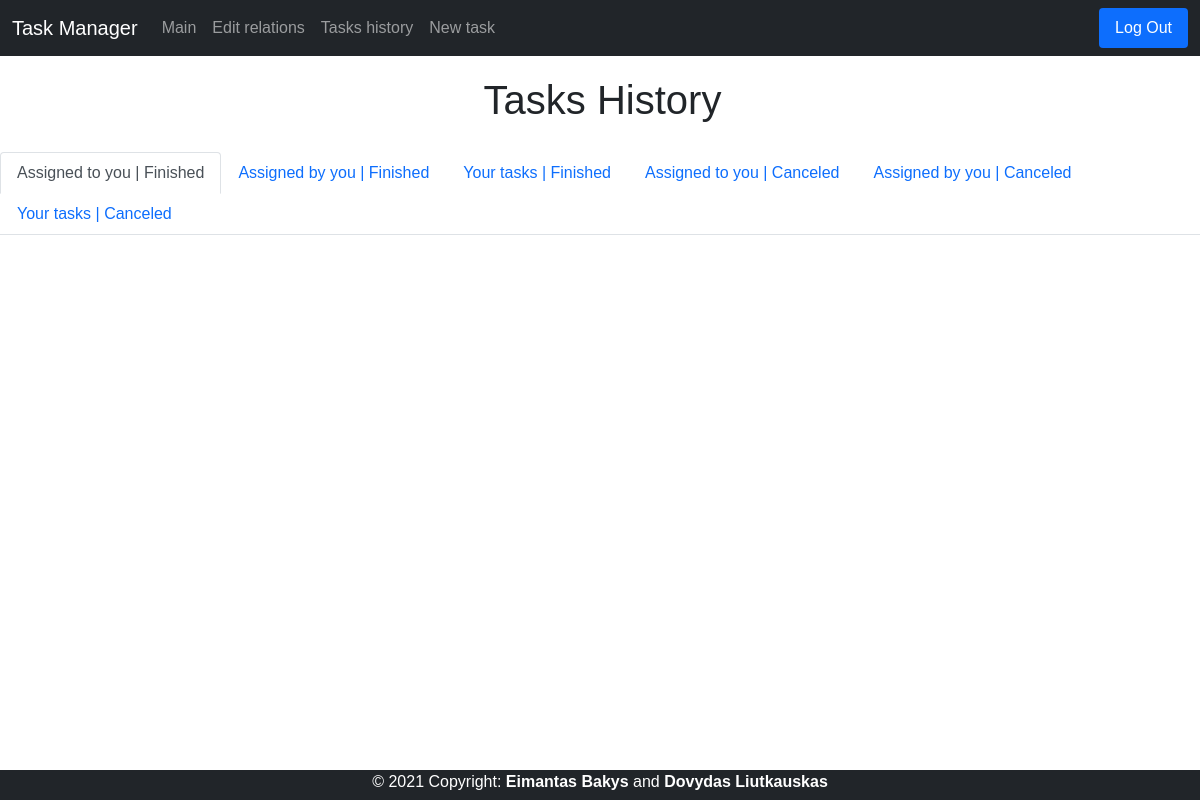
Page /tasks (signed in) on the earlier database version.
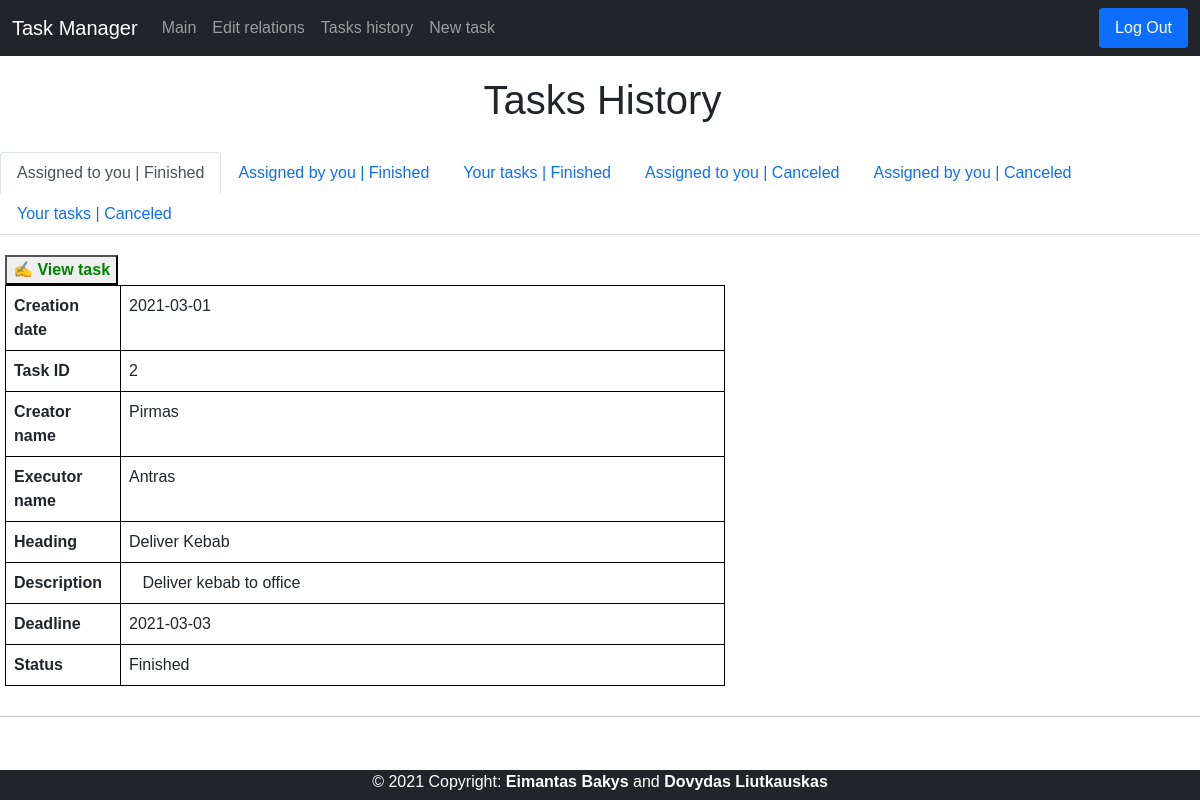
Same page on the later database version.
### tables this page shows
CREATE TABLE tasks(id INTEGER PRIMARY KEY, creator_id INTEGER, executor_id INTEGER, heading TEXT, description TEXT, creation_date TIMESTAMP, deadline_date TIMESTAMP, status INTEGER, pending INTEGER);

CREATE TABLE users(user_id INTEGER PRIMARY KEY, name TEXT NOT NULL UNIQUE, hash TEXT NOT NULL, position TEXT, company TEXT, administrator INTEGER);

### application.py (the view)
@app.route("/tasks", methods=["GET"])
def tasks():
    connection = sqlite3.connect('data.db')
    db = connection.cursor()
    db.execute("SELECT * FROM tasks WHERE creator_id = ? ORDER BY creation_date DESC",
               (session["user_id"],))
    creator = db.fetchall()
    db.execute("SELECT * FROM tasks WHERE executor_id = ? ORDER BY creation_date DESC",
               (session["user_id"],))
    executor = db.fetchall()
    db.execute("SELECT * FROM users")
    users = db.fetchall()
    return render_template("tasks.html", creator=creator, executor=executor, users=users)

### templates/tasks.html (shortened to what this page needs)
{% extends "layout.html" %}
{% block main %}
<h1 class="pageTitle">Tasks History</h1>
<nav>
    <div class="nav nav-tabs" id="nav-tab" role="tablist">
      <button class="nav-link active" id="nav-executorF-tab" data-bs-toggle="tab" data-bs-target="#nav-executorF" type="button" role="tab" aria-controls="nav-executorF" aria-selected="false">Assigned to you | Finished</button>
      <button class="nav-link" id="nav-creatorF-tab" data-bs-toggle="tab" data-bs-target="#nav-creatorF" type="button" role="tab" aria-controls="nav-creatorF" aria-selected="false">Assigned by you | Finished</button>
      <button class="nav-link" id="nav-yourTasksF-tab" data-bs-toggle="tab" data-bs-target="#nav-yourTasksF" type="button" role="tab" aria-controls="nav-yourTasksF" aria-selected="false">Your tasks | Finished</button>
      <button class="nav-link" id="nav-executorC-tab" data-bs-toggle="tab" data-bs-target="#nav-executorC" type="button" role="tab" aria-controls="nav-executorC" aria-selected="false">Assigned to you | Canceled</button>
      <button class="nav-link" id="nav-creatorC-tab" data-bs-toggle="tab" data-bs-target="#nav-creatorC" type="button" role="tab" aria-controls="nav-creatorC" aria-selected="false">Assigned by you | Canceled</button>
      <button class="nav-link" id="nav-yourTasksC-tab" data-bs-toggle="tab" data-bs-target="#nav-yourTasksC" type="button" role="tab" aria-controls="nav-yourTasksC" aria-selected="false">Your tasks | Canceled</button>
    </div>
  </nav>
  <div class="tab-content" id="nav-tabContent">
          <div class="tab-pane fade show active" id="nav-executorF" role="tabpanel" aria-labelledby="nav-executorF-tab">
            {% for row in executor %}
            {% if row[1] != row[2] and row[7] == 1 and row[8] == 0 %}
    <div class="container-2" style="margin-top: 20px;">
        <form action="/" method="POST">
            <button type="submit" name="task_id" value="{{ row[0] }}" class="edit">&#9997; View task</button>
            <table class="table">
                <tr class="borderr">
                    <th scope="col" class="borderName">Creation date</th>
                    <td class="borderr">{{ row[5] }}</td>
                </tr>
                <tr class="borderr">
                    <th scope="col" class="borderName">Task ID</th>
                    <td class="borderr">{{ row[0] }} </td>
                </tr>
                <tr class="borderr">
                    <th scope="col" class="borderName">Creator name</th>
                    <td class="borderr">
                        {% for user in users %}
                        {% if user[0] == row[1] %}
                        {{ user[1] }}
                        {% endif %}
                        {% endfor %}
                    </td>
                </tr>
                <tr class="borderr">
                    <th scope="col" class="borderName">Executor name</th>
                    <td class="borderr">
                        {% for user in users %}
                        {% if user[0] == row[2] %}
                        {{ user[1] }}
                        {% endif %}
                        {% endfor %}
                    </td>
                </tr>
                <tr class="borderr">
                    <th scope="col" class="borderName" tyle="white-space: pre-wrap;">Heading</th>
                    <td class="borderr">{{ row[3] }}</td>
                </tr>
                <tr class="borderr">
                    <th scope="col" class="borderName">Description</th>
                    <td class="borderr" style="white-space: pre-wrap;">{{ row[4] }}</td>
                </tr>
                <tr class="borderr">
                    <th scope="col" class="borderName">Deadline</th>
                    <td class="borderr">{{ row[6] }}</td>
                </tr>
                <tr class="borderr">
                    <th scope="col" class="borderName">Status</th>
                    <td class="borderr">Finished</td>
                </tr>
            </table>
            <hr>
        </form>
    </div>
    {% endif %}
    {% endfor %}
        </div>
  </div>
{% endblock %}

Differences in the rows shown:
now on this page (row edited): tasks: creation_date "2021-03-01", id "2", heading "Deliver Kebab", description "Deliver kebab to office", deadline_date "2021-03-03"
now on this page (row unchanged): users: name "Pirmas", shown under "2021-03-01"
now on this page (row unchanged): users: name "Antras", shown under "2021-03-01"
